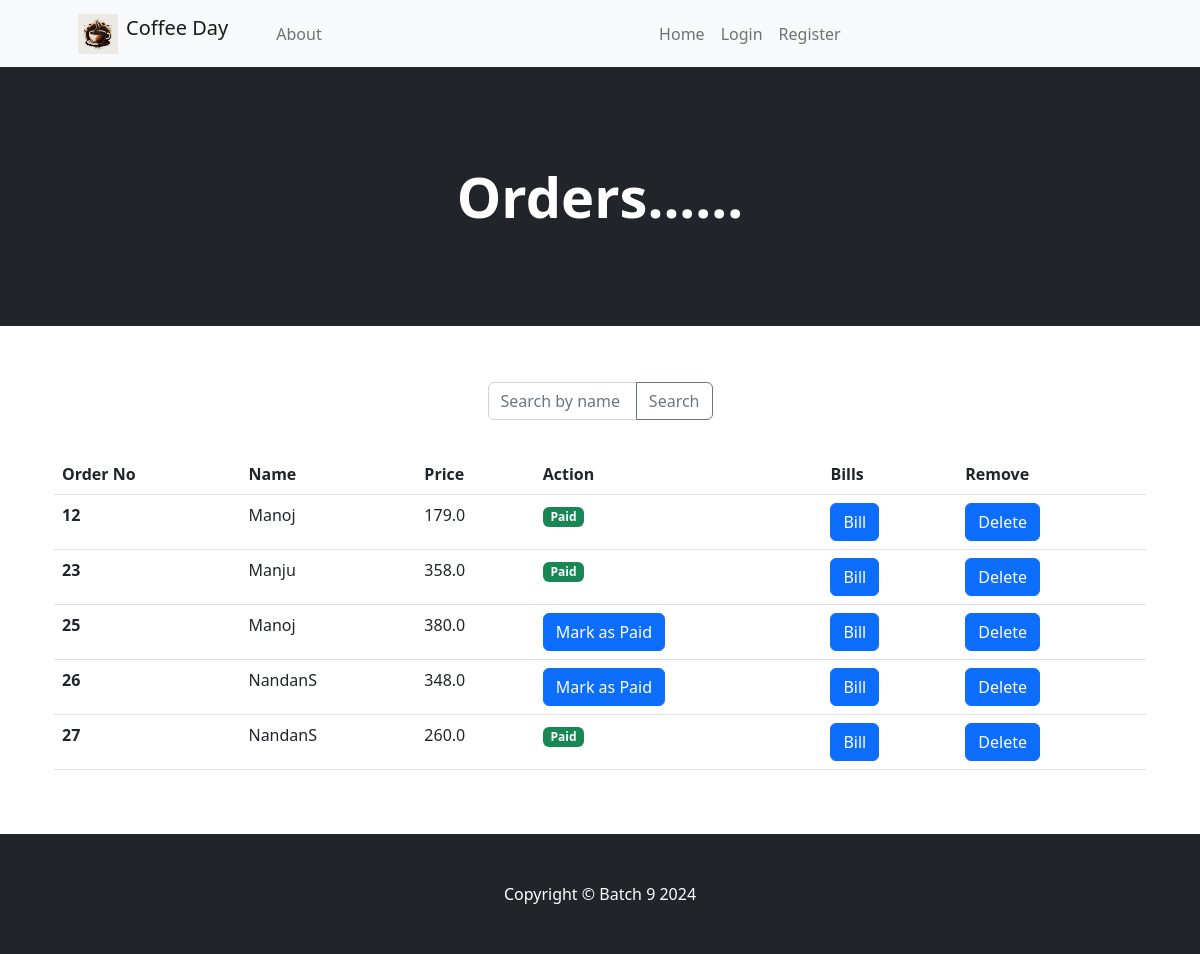
Screenshot of /orders/ with the database file from the repository.
### app/models.py (models this page shows, shortened)
class Order(models.Model):
    user = models.ForeignKey(User, on_delete=models.CASCADE)
    items = models.ManyToManyField(coffeemenu, through='OrderItem')
    total_price = models.FloatField(default=0)
    created_at = models.DateTimeField(auto_now_add=True)
    paid = models.BooleanField(default=False)

class User(AbstractUser):
    is_admin=models.BooleanField('Is admin',default=False)
    is_customer = models.BooleanField('Is customer',default=True)
    is_employee = models.BooleanField('Is employee',default=False)

### app/views.py (the view)
# urls.py: path('orders/',orders,name="orders"),
def orders(request):
    items=OrderItem.objects.all()
    order=Order.objects.all()
    return render(request, 'orders.html', {'items':items, 'orders':order})

### app/templates/orders.html
{% extends "base.html" %}
{% block contant %}
{% include "navbar.html" %}
<header class="bg-dark py-5">
    <div class="container px-4 px-lg-5 my-5">
        <div class="text-center text-white">
            <h1 class="display-4 fw-bolder">Orders......</h1>
        </div>
    </div>
</header>
<body>
    <section class="py-5">
        <div class="container px-4 px-lg-5 mt-2">
            <div class="row gx-4 gx-lg-5 row-cols-2 row-cols-md-3 row-cols-xl-4 justify-content-center">
                <form action="{% url 'search_ordersname' %}" method="get" class="navbar-form">
                    <div class="input-group">
                        <input type="text" class="form-control" placeholder="Search by name or Id..." name="q">
                        <button type="submit" class="btn btn-outline-secondary">Search</button>
                    </div>
                </form>
                <br><br>
                <br>
                <table class="table">
                    <thead>
                      <tr>
                        <th scope="col">Order No</th>
                        <th scope="col">Name</th>
                        <th scope="col">Price</th>
                        <th>Action</th>
                        <th>Bills</th>
                        <th>Remove</th>
                      </tr>
                    </thead>
                    <tbody>
                        {% for order in orders %}
                            <tr>
                                <th scope="row">{{ order.id }}</th>
                                <td><a class="nav-link" href="{% url 'order_list' order.id %}">{{ order.user }}</a> </td>
                                <td>{{ order.total_price }}</td>
                            <td>
                                {% if not order.paid %}
                                <a class="btn btn-primary" href="{% url 'mark_as_paid' order.id %}">Mark as Paid</a>
                                {% else %}
                                <span class="badge bg-success">Paid</span>
                                {% endif %}
                            </td>
                                <td>
                                <a class="btn btn-primary" href="{% url 'order_bill' order.id %}">Bill</a>
                            </td>
                            <td>
                                <a class="btn btn-primary" href="{% url 'delete_order' order.id %}">Delete</a>
                            </td>
                            </tr>
                    {% endfor %}
                    </tbody>
                  </table>
               </div>
    </section>
</body>
{% endblock %}

### rows the page displays
Order: id "12", user "Manoj", total_price "179.0", paid "Paid"
Order: id "23", user "Manju", total_price "358.0", paid "Paid"
Order: id "25", user "Manoj", total_price "380.0", paid "Mark as Paid"
Order: id "26", user "NandanS", total_price "348.0", paid "Mark as Paid"
Order: id "27", user "NandanS", total_price "260.0", paid "Paid"
